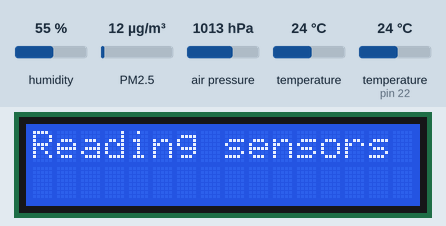
A sketch run on a simulated Arduino Mega 2560, built with avr-gcc and run on an emulated ATmega2560. Parts: 16×2 character LCD. Wiring (inferred from the names in the program): dust sensor: data pin 30. Inputs (shaded band) come from the test bench; at power-on: PM2.5 12 µg/m³, humidity 55 %, air pressure 1013 hPa, temperature 24 °C, temperature (sensor on pin 22) 24 °C.

Above: at 1.2 s.
1.3 s: PM2.5 set to 6 µg/m³
At 11.0 s:
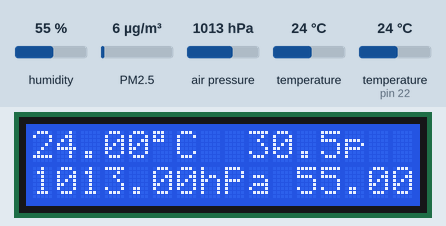
11.7 s: PM2.5 set to 75 µg/m³
At 21.2 s:
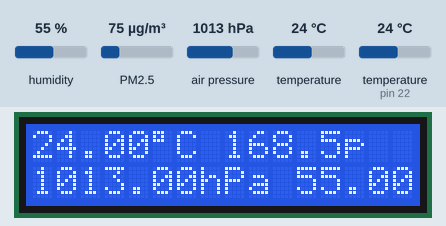
21.9 s: PM2.5 set to 150 µg/m³
At 31.4 s:
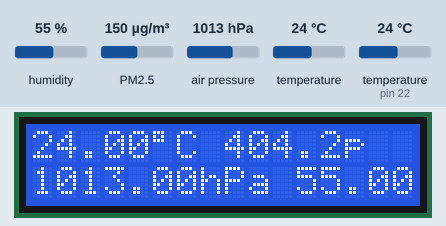
Timing chart, 0 to 32.9 s (numbered marks = the images above; inputs shaded):
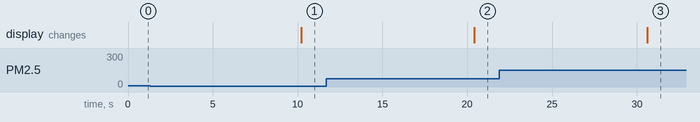

The sketch:

WeatherStation3.ino
```cpp
#include "DHT.h"
#include <LiquidCrystal.h>
#include <SFE_BMP180.h>
#include <Wire.h>

#define       ALTITUDE                50.0
#define       DHTPIN                  22
#define       DHTTYPE                 DHT22
#define       DSM501A_INPUT_PIN_25    30
#define       SAMPLETIME_MS           10000

unsigned long duration = 0;
unsigned long starttime = 0;
unsigned long endtime = 0;
unsigned long sample_period = 0;
unsigned long lowpulseoccupancy = 0;
unsigned long concentration = 0;
unsigned long count = 0;
double        df_temperature = 0;
double        df_pressure = 0;
double        df_humidity = 0;
float         f_ratio = 0;
float         f_concentration = 0;
float         f_ppmv = 0;
char          s_temperature[8];
char          s_humidity[8];
char          s_pressure[8];
char          s_ppmv[16];
char          s_ratio[8];

SFE_BMP180    Pressure;
DHT           Dht(DHTPIN, DHTTYPE);
LiquidCrystal Lcd(8, 9, 4, 5, 6, 7);

void setup(void) {
  Lcd.begin(16, 2);
  Lcd.print("Reading sensors");
  Dht.begin();
  Pressure.begin();
  pinMode(DSM501A_INPUT_PIN_25, INPUT);
  starttime = millis();
  //Lcd.clear();
}

void loop() {

  df_humidity = (double)(Dht.readHumidity());
  BM180_readPressureAndTemperature();
  DSM501A_getPM(DSM501A_INPUT_PIN_25, (float)df_temperature);

  dtostrf(df_temperature, 5, 2, s_temperature);
  dtostrf(df_humidity, 4, 2, s_humidity);
  dtostrf(df_pressure, 5, 2, s_pressure);
  dtostrf(f_ppmv, 5, 1, s_ppmv);
  //dtostrf(f_ratio, 8, 7, s_ratio);

  Lcd.clear();
  //Printing Temperature
  Lcd.home();
  //Lcd.print("T:");
  Lcd.print(s_temperature);
  Lcd.print((char)223);
  Lcd.print("C ");

  //Printing PM2.5 lowpulseoccupancy
  //Lcd.print(sample_period);
  //Lcd.print(" ");
  //Lcd.print(lowpulseoccupancy);
  //Lcd.print(" ");
  //Lcd.print(count);
  //Lcd.print(" ");
  //Lcd.print(s_ratio);
  //Lcd.print(" ");
  //Lcd.setCursor(0, 1);
  //Lcd.print(concentration);
  //Lcd.print(" ");
  Lcd.print(s_ppmv);
  Lcd.print("p");

  //Printing Pressure
  Lcd.setCursor(0, 1);
  //Lcd.print("P:");
  Lcd.print(s_pressure);
  Lcd.print("hPa ");

  //Printing Humidity
  //Lcd.print("H:");
  Lcd.print(s_humidity);
  Lcd.print("%");

  //delay(1000);
}

void BM180_readPressureAndTemperature()
{
  volatile char status;

  status = Pressure.startTemperature();
  if (0 == status)
    goto BM180_error;

  delay(status);
  status = Pressure.getTemperature(df_temperature);
  if (0 == status)
    goto BM180_error;

  delay(status);
  status = Pressure.startPressure(3);
  if (0 == status)
    goto BM180_error;

  delay(status);
  status = Pressure.getPressure(df_pressure, df_temperature);
  if (0 == status)
    goto BM180_error;

  return;

BM180_error:
  //Lcd.setCursor(0, 1);
  //Lcd.print("BM180 error:");
  status = Pressure.getError();
  //Lcd.print(status);
}

float DSM501A_getPM(int pin, float f_temp) {

  starttime = millis();
  count = 0;
  lowpulseoccupancy = 0;

  while (1) {
    count++;
    lowpulseoccupancy += pulseIn(pin, LOW);
    sample_period = millis() - starttime;

    if (sample_period > SAMPLETIME_MS)
    {
      if (0 == lowpulseoccupancy)
        return (f_ppmv);

      f_ratio = ((float)(lowpulseoccupancy/10))/((float)sample_period);//; // In %
      concentration = 1.1 * pow(f_ratio, 3) - 3.8 * pow(f_ratio, 2) + 520 * f_ratio + 0.62; // using spec sheet curve

      //ppmv=mg/m3 * (0.08205*Tmp)/Molecular_mass
      //0.08205   = Universal gas constant in atm·m3/(kmol·K)
      f_ppmv = (float)(((concentration * 0.0283168) / 100) *  ((0.08205 * f_temp) / 0.01));
      return (f_ppmv);
    }
  }
}
```

Measured:
- after the input at 1.3 s, the display: changes after 8.9 s (image 1)
- after the input at 11.7 s, the display: changes after 8.7 s (image 2)
- after the input at 21.9 s, the display: changes after 8.7 s (image 3)
